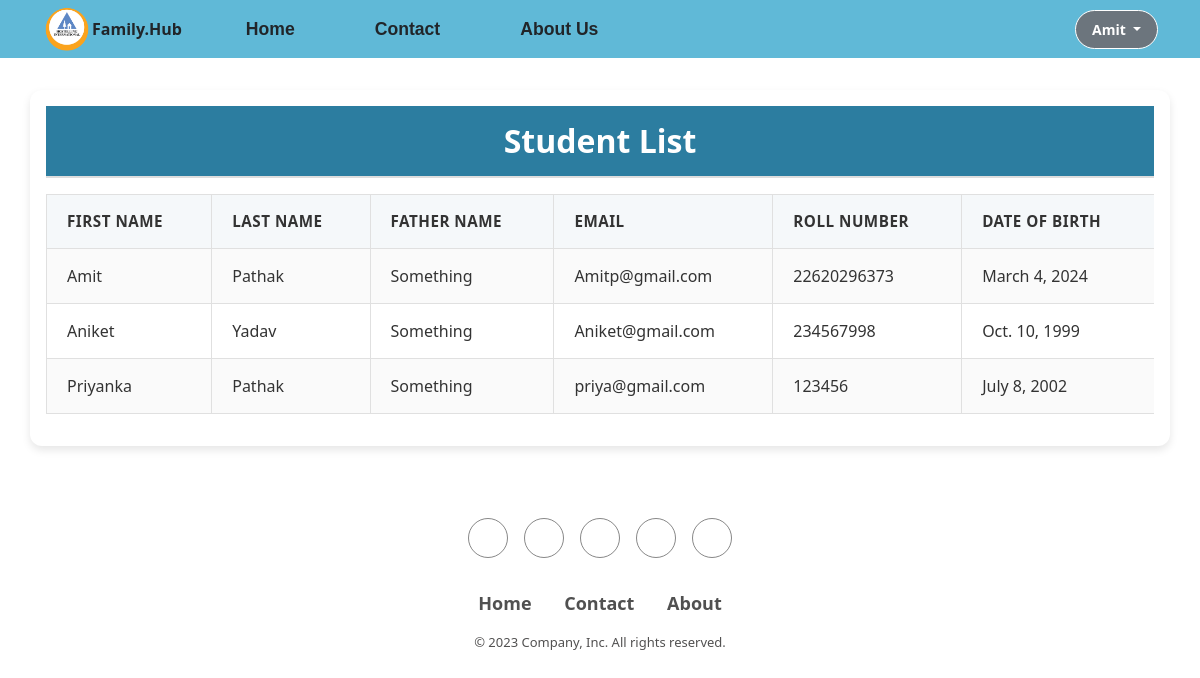
/students/ (signed in), run on an earlier commit of the app's database.
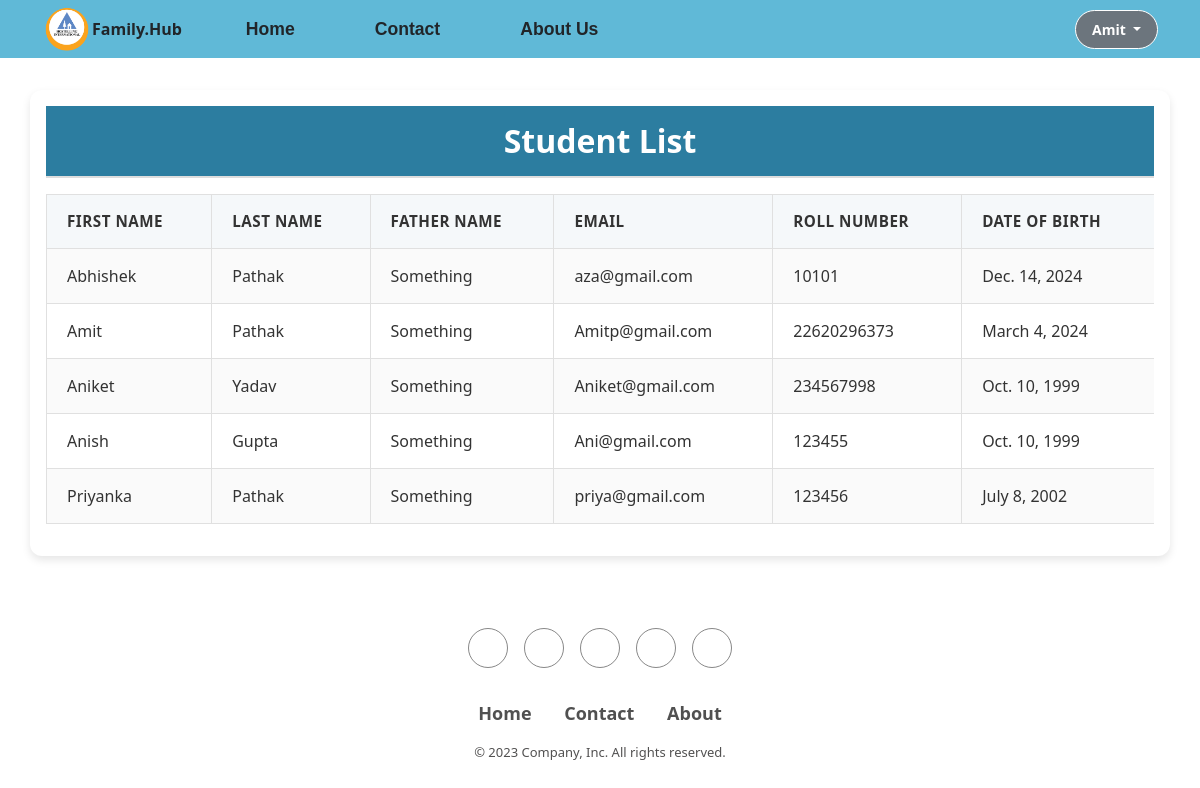
And on a later commit of the database.
### home/models.py (models this page shows, shortened)
class Student(models.Model):
    first_name = models.CharField(max_length=100)
    last_name = models.CharField(max_length=100)
    father_name = models.CharField(max_length=100)
    roll_number = models.IntegerField(unique=True)
    email = models.EmailField(unique=True)
    phone_number = models.IntegerField()
    address = models.TextField()
    date_of_birth = models.DateField()
    created_at = models.DateTimeField(auto_now_add=True)

### home/views.py (the view)
# urls.py: path("students/", views.student_list, name="student_list"),
@login_required
def student_list(request):
    students = Student.objects.all()
    return render(request, "student_list.html", {"students": students})

### templates/student_list.html (shortened to what this page needs)
{% extends 'layout/base.html' %}
{% load static %}
{% block content %}
<div id="container">
    <h2>Student List</h2>
    <table>
        <tr>
            <th>First Name</th>
            <th>Last Name</th>
            <th>Father Name</th>
            <th>Email</th>
            <th>Roll Number</th>
            <th>Date of Birth</th>
        </tr>
        {% for student in students|dictsort:"first_name" %}
        <tr>
            <td>{{ student.first_name }}</td>
            <td>{{ student.last_name }}</td>
            <td>{{ student.father_name }}</td>
            <td>{{ student.email }}</td>
            <td>{{ student.roll_number }}</td>
            <td>{{ student.date_of_birth }}</td>
        </tr>
        {% endfor %}
    </table>
</div>
{% endblock content %}

### templates/layout/base.html (shortened to what this page needs)
<!doctype html>
<html lang="en">
<head>
    <link href="https://cdn.jsdelivr.net/npm/bootstrap@5.3.2/dist/css/bootstrap.min.css" rel="stylesheet"
 />
    <link rel="stylesheet" href="https://cdnjs.cloudflare.com/ajax/libs/font-awesome/6.4.2/css/all.min.css"
 />
    <link rel="stylesheet" href="https://cdnjs.cloudflare.com/ajax/libs/ionicons/2.0.1/css/ionicons.min.css">
</head>
<body>
    <header>
        {% include 'components/navbar.html' %}
    </header>
    <main>
        {% block content %}
        {% endblock content %}
    </main>
    <footer>
        {% include 'components/footer.html' %}
    </footer>
</body>
</html>

### templates/components/navbar.html (shortened to what this page needs)
{% load static %}
<header class="p-1" id="navbar">
    <div class="container">
        <div class="d-flex flex-wrap align-items-center justify-content-center justify-content-lg-start">
            <img class="logo" src="{% static '/images/logo2.png' %}" style="width: 50px; height: 50px;" alt="">
            <a class="navbar-brand" href="#">
                <b>Family.Hub</b>
            </a>
            <ul class="nav col-12 col-lg-auto me-lg-auto mb-2 justify-content-center mb-md-0">
                <li><a href="{% url 'home' %}" class="nav-link active px-3 text-dark">Home</a></li>
                <li><a href="{% url 'contact' %}" class="nav-link px-3 text-dark">Contact</a></li>
                <li><a href="{% url 'about' %}" class="nav-link px-3 text-dark">About Us</a></li>
            </ul>
            <div class="text-end">
                {% if user.is_authenticated %}
                <div class="dropdown open">
                    <a class="btn btn-secondary dropdown-toggle" type="button" id="triggerId" data-bs-toggle="dropdown"
                        aria-haspopup="true" aria-expanded="false">
                        {{user.username|title}}
                    </a>
                </div>
                {% else %}
                <a href="{% url 'login' %}" class="btn  me-2">Login</a>
                <a href="{% url 'register' %}" class="btn btn-warning">Register</a>
                {% endif %}
            </div>
        </div>
    </div>
</header>

### templates/components/footer.html (shortened to what this page needs)
{% load static %}
{% block content %}
<div class="footer-basic">
  <footer>
    <div class="social"><a href="#"></a><a href="#"></a><a href="#"></a><a href="#"></a><a href="#"></a>
    </div>
    <ul class="list-inline fw-bold">
      <li class="list-inline-item"><a href="{% url 'home' %}">Home</a></li>
      <li class="list-inline-item"><a href="{% url 'contact' %}">Contact</a></li>
      <li class="list-inline-item"><a href="{% url 'about' %}">About</a></li>
    </ul>
    <p class="copyright">© 2023 Company, Inc. All rights reserved.</p>
  </footer>
</div>
{% endblock content %}

### templates/student_list.html (style rules this page uses)
#container { background-color: #ffffff; width: 95%; margin: 2rem auto; box-shadow: 0 4px 8px rgba(0, 0, 0, 0.1); border-radius: 12px; overflow: hidden; padding: 1rem; }
h2 { text-align: center; font-size: 2rem; color: #fff; font-weight: bold; background-color: #2c7da0; margin: 0; padding: 1rem 0; border-bottom: 2px solid #ddd; }
table { width: 100%; border-collapse: collapse; margin: 1rem 0; box-sizing: border-box; }
th, td { padding: 15px 20px; text-align: left; border: 1px solid #e0e0e0; color: #333; }
th { background-color: #f5f8fa; text-transform: uppercase; font-size: 0.95rem; font-weight: 600; letter-spacing: 0.5px; }
tr:nth-child(even) { background-color: #fafafa; }
td { font-size: 1rem; }
td, th { border-right: 1px solid #e0e0e0; }
td:last-child, th:last-child { border-right: none; }

### templates/components/navbar.html (style rules this page uses)
#navbar { background-color: rgba(27, 155, 198, 0.693); }
.nav-link { font-size: 1.1rem; margin-left: 3rem; font-family: sans-serif; font-weight: bold; }
.text-end .btn { border: 1px solid #ffffff; color: #ffffff; font-size: 14px; font-weight: bold; padding: 0.5rem 1rem; border-radius: 50px; text-transform: capitalize; }

### templates/components/footer.html (style rules this page uses)
.footer-basic { padding: 40px 0; color: #252525; }
.footer-basic ul { padding: 0; list-style: none; text-align: center; font-size: 18px; line-height: 1.6; margin-bottom: 0; }
.footer-basic li { padding: 0 10px; }
.footer-basic ul a { color: inherit; text-decoration: none; opacity: 0.8; }
.footer-basic .social { text-align: center; padding-bottom: 25px; }
.footer-basic .social>a { font-size: 24px; width: 40px; height: 40px; line-height: 40px; display: inline-block; text-align: center; border-radius: 50%; border: 1px solid #5f5f5f; margin: 0 8px; color: inherit; opacity: 0.75; }
.footer-basic .copyright { margin-top: 15px; text-align: center; font-size: 13px; color: #525151; margin-bottom: 0; }

What changed in the data, as far as the page shows it:
added Student: first_name "Abhishek", last_name "Pathak", father_name "Something", email "aza@gmail.com", roll_number "10101", date_of_birth "Dec. 14, 2024"
added Student: first_name "Anish", last_name "Gupta", father_name "Something", email "Ani@gmail.com", roll_number "123455", date_of_birth "Oct. 10, 1999"
